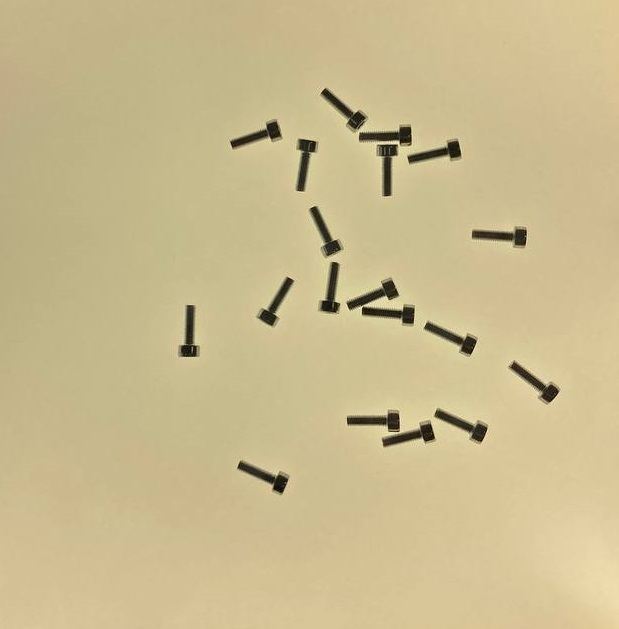
#> input picture bolts1.jpg, 619 x 629 px
$ python openCV.py
#> lines starting #> are read from the running program, lines starting #| are printed output that depends on the picture; after the words box and inside, x2 and y2 are one past the last pixel; in counts of white or black regions, pixels touching at a corner belong together
import cv2
import numpy as np

IMAGE_PATH = "bolts1.jpg"

# -------------------------
# НАСТРОЙКИ (крутить тут)
# -------------------------
# Порог белого фона в HSV:
# фон белый = V высокий, S низкий
S_MAX_BG = 60     # чем меньше, тем "белее" (50-80)
V_MIN_BG = 180    # чем больше, тем ярче (170-210)

# Морфология маски деталей
OPEN_K = 3        # убрать мелкий мусор
OPEN_IT = 1

CLOSE_K = 2       # подлечить дырки/резьбу (НЕ делай слишком большим!)
CLOSE_IT = 1

# Фильтр по площади (выкинуть мусорные компоненты)
MIN_AREA = 2000   # под твоё разрешение (для твоего фото обычно 1500-5000)

# Детектор "слипшихся" болтов:
# если компонент заметно больше типичного болта — делим watershed'ом
SPLIT_AREA_MULT = 1.6  # 1.4..2.0

DEBUG_SAVE = True

def save(name, img):
    if DEBUG_SAVE:
        cv2.imwrite(name, img)

# -------------------------
# 1) Загрузка
# -------------------------
img = cv2.imread(IMAGE_PATH)
#> img is the input picture: shape (629, 619, 3); mean B, G, R 142.6, 186.7, 201.4
if img is None:
    raise RuntimeError(f"Не удалось открыть {IMAGE_PATH}")

hsv = cv2.cvtColor(img, cv2.COLOR_BGR2HSV)
#> hsv: shape (629, 619, 3); mean H, S, V 22.6, 75.3, 201.4
H, S, V = cv2.split(hsv)
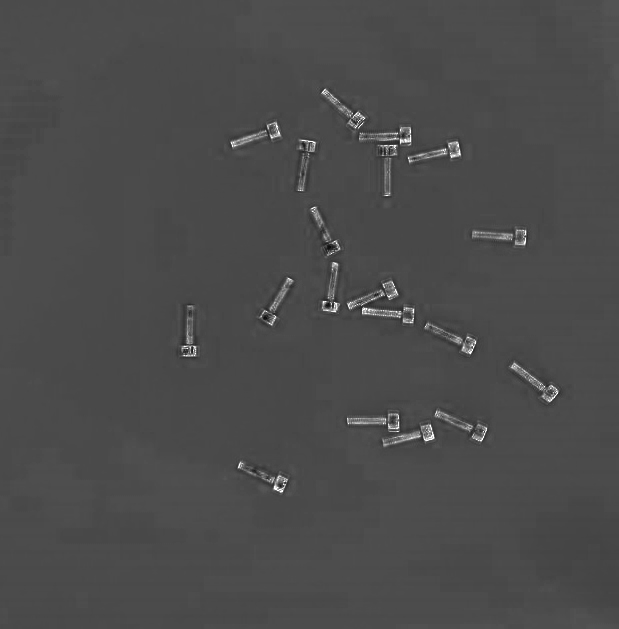
#> S: shape (629, 619); min 10, max 255, mean 75.3
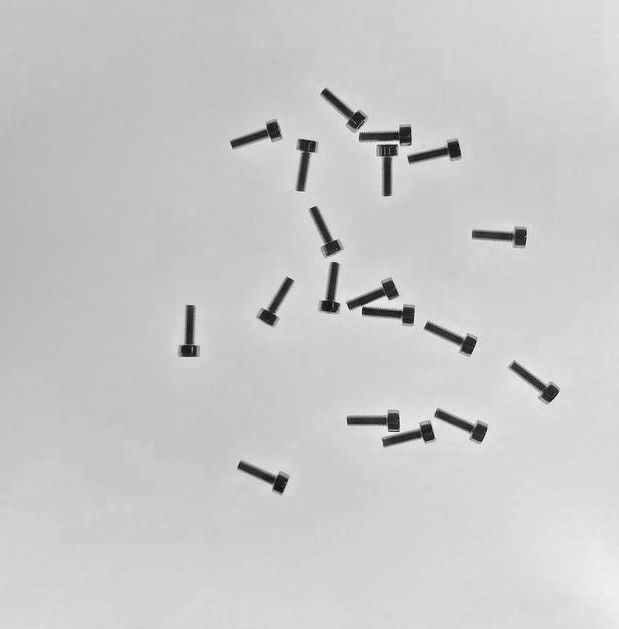
#> V: shape (629, 619); min 3, max 255, mean 201.4

# -------------------------
# 2) Убираем белый фон (делаем маску деталей)
# -------------------------
# фон: S низкий и V высокий
bg_mask = ((S <= S_MAX_BG) & (V >= V_MIN_BG)).astype(np.uint8) * 255
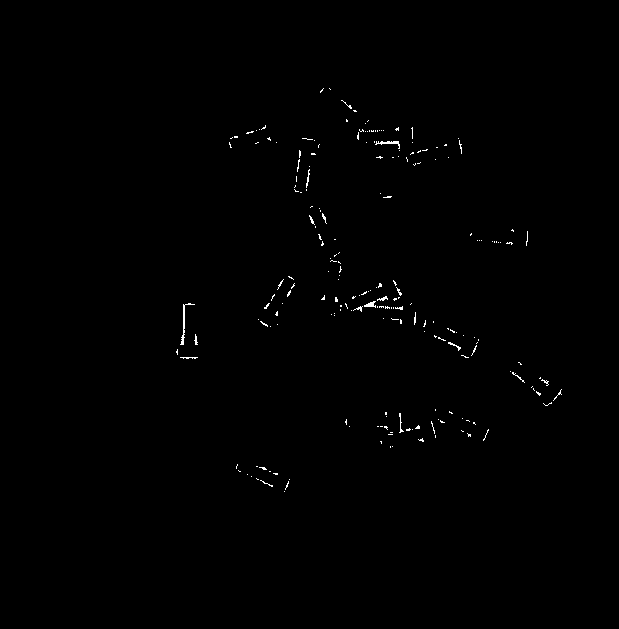
#> bg_mask: shape (629, 619); 0.4% white in thin lines or dots, all inside (x1, y1, x2, y2) = (176, 88, 562, 492)

# детали = НЕ фон
parts = cv2.bitwise_not(bg_mask)

# Лёгкая подчистка шумов на старте
k_open = cv2.getStructuringElement(cv2.MORPH_ELLIPSE, (OPEN_K, OPEN_K))
k_close = cv2.getStructuringElement(cv2.MORPH_ELLIPSE, (CLOSE_K, CLOSE_K))

parts = cv2.morphologyEx(parts, cv2.MORPH_OPEN, k_open, iterations=OPEN_IT)
parts = cv2.morphologyEx(parts, cv2.MORPH_CLOSE, k_close, iterations=CLOSE_IT)
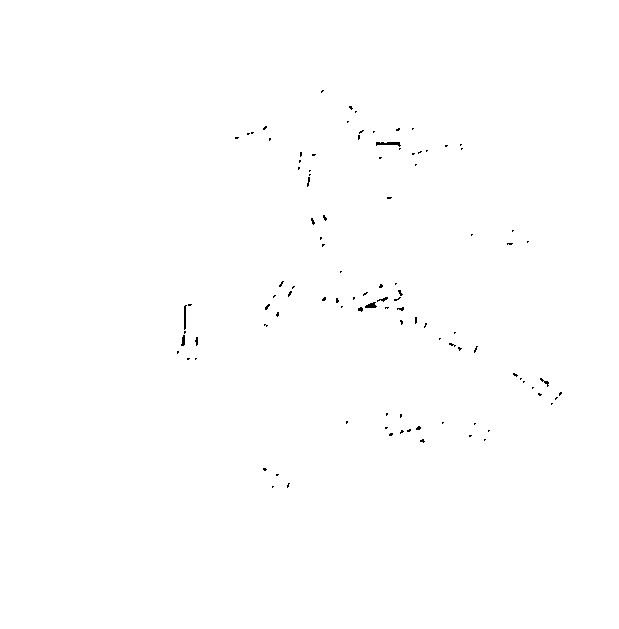
#> parts: shape (629, 619); 99.8% white; black in thin lines or dots, all inside (x1, y1, x2, y2) = (177, 90, 562, 488)

save("dbg_bg_mask.png", bg_mask)
save("dbg_parts_mask.png", parts)

# -------------------------
# 3) Находим связные компоненты (пятна)
# -------------------------
num, labels, stats, _ = cv2.connectedComponentsWithStats(parts, connectivity=8)
#> num = 2; stats = [[177, 90, 385, 398, 969], [0, 0, 619, 629, 388382]]

areas = stats[1:, cv2.CC_STAT_AREA]  # без фона
#> areas = [388382]
areas = areas[areas >= MIN_AREA]

if len(areas) == 0:
    print("0 компонентов после фильтра MIN_AREA. Уменьши MIN_AREA или подстрой S_MAX_BG/V_MIN_BG.")
    raise SystemExit(0)

median_area = float(np.median(areas))
#> median_area = 388382

# -------------------------
# 4) Счёт + деление “слипшихся” компонентов
# -------------------------
def split_component_with_watershed(component_mask: np.ndarray) -> int:
    """
    Делит 1 большое пятно на несколько (если внутри несколько болтов).
    Возвращает количество объектов, найденных внутри.
    """
    # Закрыть дырки ещё раз локально
    local = component_mask.copy()
    local = cv2.morphologyEx(local, cv2.MORPH_CLOSE, k_close, iterations=1)

    # Distance transform
    dist = cv2.distanceTransform(local, cv2.DIST_L2, 5)
    dist = cv2.GaussianBlur(dist, (9, 9), 0)

    # "семена" объектов — вершины distance map
    _, sure_fg = cv2.threshold(dist, 0.45 * dist.max(), 255, 0)
    sure_fg = sure_fg.astype(np.uint8)

    # фон
    sure_bg = cv2.dilate(local, k_open, iterations=2)
    unknown = cv2.subtract(sure_bg, sure_fg)

    # маркеры
    _, markers = cv2.connectedComponents(sure_fg)
    markers = markers + 1
    markers[unknown == 255] = 0

    # watershed требует 3-канальную картинку
    dummy = cv2.cvtColor(local, cv2.COLOR_GRAY2BGR)
    markers = cv2.watershed(dummy, markers)

    # labels > 1 — это объекты
    obj_labels = np.unique(markers)
    obj_labels = obj_labels[obj_labels > 1]
    return int(len(obj_labels))

count = 0
vis = img.copy()

for i in range(1, num):
    area = stats[i, cv2.CC_STAT_AREA]
    if area < MIN_AREA:
        continue

    x, y, w, h = (stats[i, cv2.CC_STAT_LEFT],
                  stats[i, cv2.CC_STAT_TOP],
                  stats[i, cv2.CC_STAT_WIDTH],
                  stats[i, cv2.CC_STAT_HEIGHT])

    # Маска конкретной компоненты
    comp = (labels == i).astype(np.uint8) * 255

    # Если пятно слишком большое, вероятно там 2 болта (или больше) -> делим локально
    if area > SPLIT_AREA_MULT * median_area:
        n_inside = split_component_with_watershed(comp)
        count += max(1, n_inside)
        cv2.rectangle(vis, (x, y), (x + w, y + h), (0, 165, 255), 2)  # оранжевый: делили
    else:
        count += 1
        cv2.rectangle(vis, (x, y), (x + w, y + h), (0, 0, 255), 2)    # красный: обычный
#> this loop made 1 pass
#> (area, x, y, w, h) on pass 1: (388382, 0, 0, 619, 629)
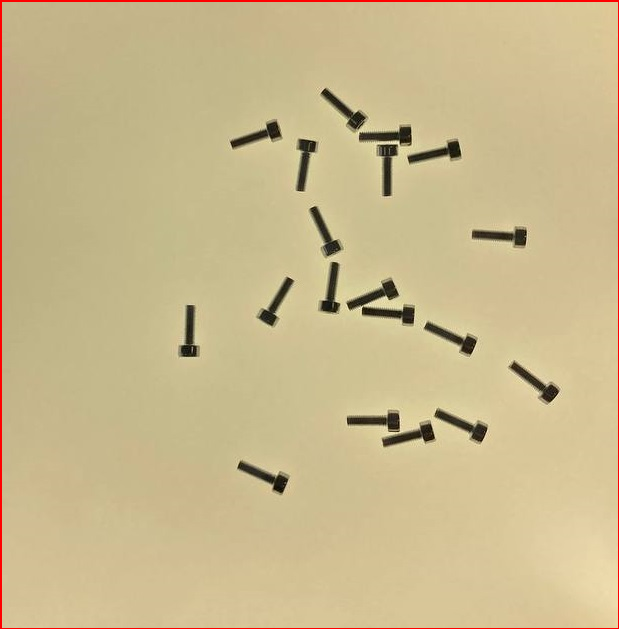
#> vis: shape (629, 619, 3); 0.96% of pixels changed, all inside (x1, y1, x2, y2) = (0, 0, 619, 629)
#> after the loop, count = 1

print("Количество болтов:", count)
#| Количество болтов: 1
print(f"median_area={median_area:.0f}, split_if_area>{SPLIT_AREA_MULT:.2f}*median")
#| median_area=388382, split_if_area>1.60*median

save("dbg_result.png", vis)

cv2.imshow("parts mask", parts)
cv2.imshow("result", vis)
cv2.waitKey(0)
cv2.destroyAllWindows()
